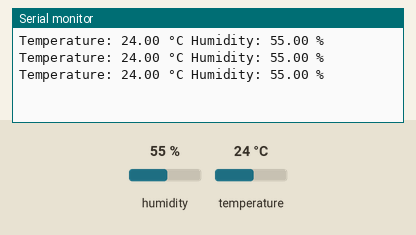
Simulated run of this sketch. Board: Arduino Uno, built with avr-gcc and run on an emulated ATmega328P. Parts: the last lines printed to the serial monitor. The test bench sets the inputs (shaded band); at power-on: humidity 55 %, temperature 24 °C.

Above: at 2.8 s.
2.9 s: humidity set to 22 %
At 5.5 s:
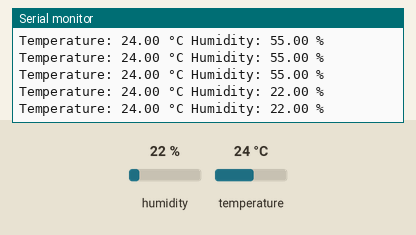
5.6 s: temperature set to 12 °C
At 6.9 s:
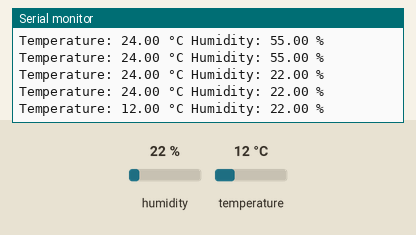
8.3 s: humidity set to 40 %
At 10.0 s:
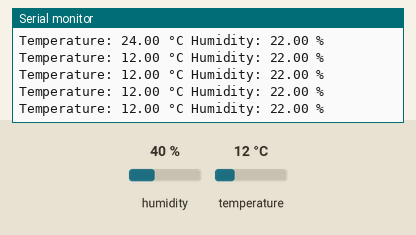
Timing chart, 0 to 11.5 s (numbered marks = the images above; inputs shaded):
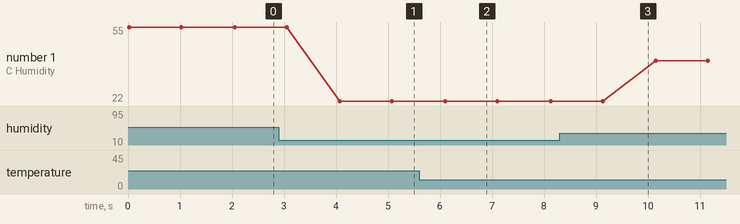

Measured:
- after the input at 2.9 s, the serial monitor: prints a new line after 1.2 s (image 1)
- after the input at 5.6 s, the serial monitor: prints a new line after 0.50 s (image 2)
- plotted number 1: 55 → 22 after the input at 2.9 s, 22 → 40 after the input at 8.3 s

The sketch:

sketch_dec23a.ino
```cpp
#include <DHT.h>

#define DHTPIN 7
#define DHTTYPE DHT11

DHT dht(DHTPIN, DHTTYPE);

void setup() {
  Serial.begin(9600);
  dht.begin();
}

void loop() {
  float temperature = dht.readTemperature();
  float humidity = dht.readHumidity();

  if (isnan(temperature) || isnan(humidity)) {
    Serial.println("Failed to read from DHT sensor!");
  } else {
    Serial.print("Temperature: ");
    Serial.print(temperature);
    Serial.print(" °C ");
    Serial.print("Humidity: ");
    Serial.print(humidity);
    Serial.println(" %");
  }

  delay(1000);
}
```
